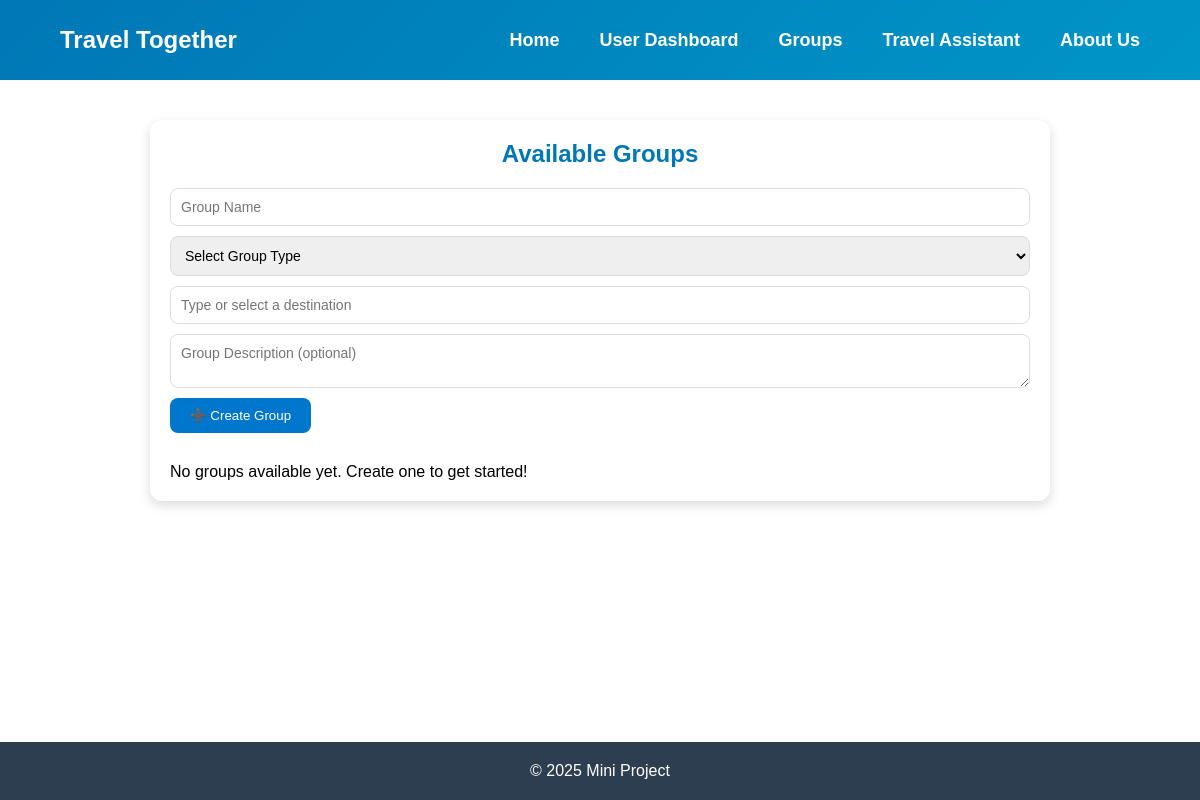
The page /groups (signed in) on the database as committed earlier.
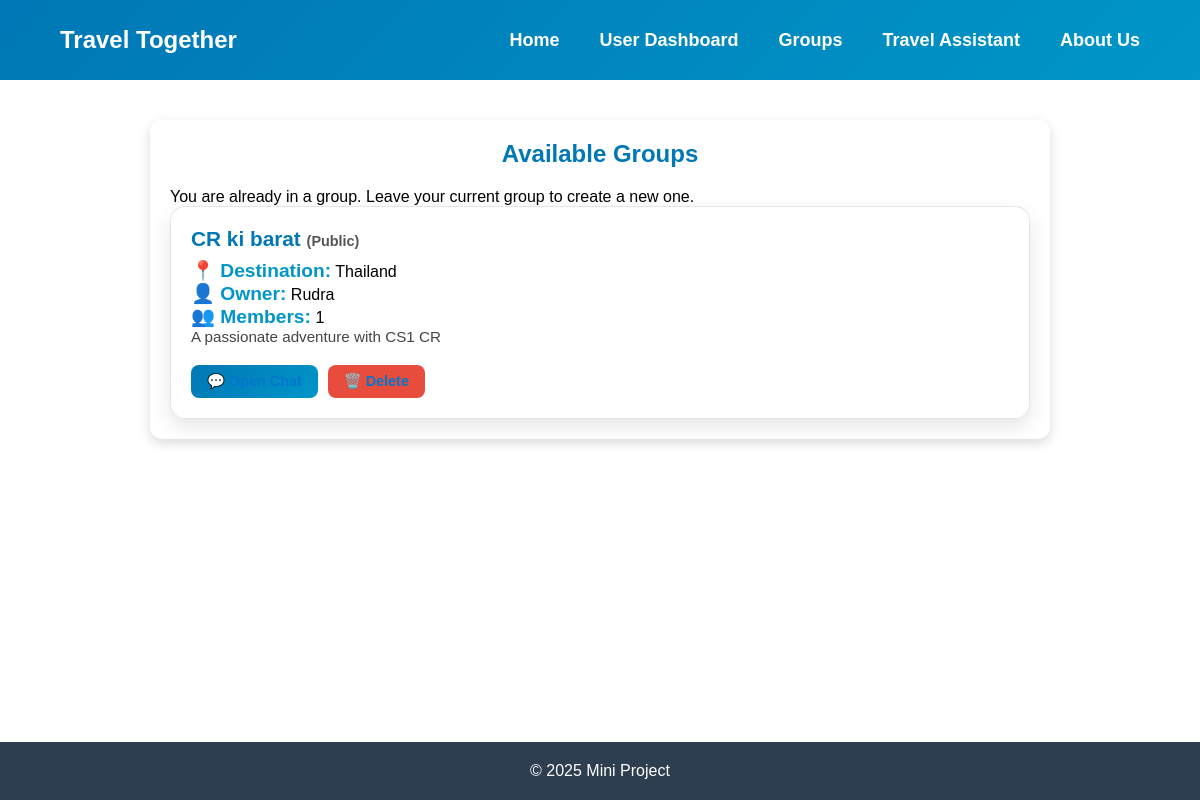
The same page on the database as committed later.
### tables this page shows
CREATE TABLE Groups (
        group_id TEXT PRIMARY KEY,
        group_name TEXT NOT NULL,
        group_description TEXT,
        group_type TEXT NOT NULL CHECK(group_type IN ('Public', 'Private')),
        owner_id TEXT NOT NULL,
        destination_id TEXT,
        member_count INTEGER DEFAULT 1,
        max_members INTEGER DEFAULT 50,
        created_at TEXT DEFAULT CURRENT_TIMESTAMP,
        FOREIGN KEY (owner_id) REFERENCES Users (userid) ON DELETE CASCADE,
        FOREIGN KEY (destination_id) REFERENCES Destinations (destination_id) ON DELETE SET NULL
    );

CREATE TABLE Destinations (
        destination_id TEXT PRIMARY KEY,
        destination_name TEXT UNIQUE NOT NULL,
        country TEXT NOT NULL
    );

CREATE TABLE Users (
        userid TEXT PRIMARY KEY,
        username TEXT UNIQUE NOT NULL,
        password TEXT NOT NULL,
        email TEXT UNIQUE NOT NULL,
        phone_no TEXT UNIQUE,
        gender TEXT CHECK(gender IN ('Male', 'Female', 'Other')),
        marital_status TEXT CHECK(marital_status IN ('Single', 'Married', 'Divorced', 'Widowed')),
        bio TEXT,
        current_group_id TEXT,
        is_group_owner BOOLEAN DEFAULT FALSE,
        created_at TEXT DEFAULT CURRENT_TIMESTAMP,
        FOREIGN KEY (current_group_id) REFERENCES Groups (group_id) ON DELETE SET NULL
    );

### app.py (the view, shortened to what this page needs)
@app.route('/groups', methods=["GET", "POST"])
def groups():
    conn, user = validate_user_session()
    if not user:
        return redirect("/auth")
    destinations = database.get_all_destinations()
    groups_list = conn.execute("""
        SELECT g.*, u.username as owner_name, d.destination_name,
               CASE WHEN gm.user_id IS NOT NULL THEN 1 ELSE 0 END as is_member
        FROM Groups g
        JOIN Users u ON g.owner_id = u.userid
        LEFT JOIN Destinations d ON g.destination_id = d.destination_id
        LEFT JOIN GroupMembers gm ON g.group_id = gm.group_id AND gm.user_id = ?
    """, (user['userid'],)).fetchall()
    conn.close()
    return render_template('groups.html', groups=groups_list, user=user, destinations=destinations)

### app.py (called while the page is built)
def validate_user_session():
    username = session.get("username")
    if not username:
        return None, None # No user in session
    conn = database.get_db_connection()
    user = conn.execute("SELECT * FROM Users WHERE username=?", (username,)).fetchone()
    if not user:
        session.pop("username", None)
        flash("Your session was invalid. Please log in again.", "warning")
        conn.close()
        return None, None
    return conn, user

### database.py (called while the page is built)
def get_db_connection():
    conn = sqlite3.connect('travel_together.db')
    conn.row_factory = sqlite3.Row
    conn.execute("PRAGMA foreign_keys = ON;")
    return conn

def get_all_destinations():
    conn = get_db_connection()
    destinations = conn.execute("SELECT * FROM Destinations ORDER BY destination_name ASC").fetchall()
    conn.close()
    return destinations

### templates/groups.html (shortened to what this page needs)
<!DOCTYPE html>
<html lang="en">
<head>
    <link rel="stylesheet" href="/static/style.css">
</head>
<body>
    <header class="navbar">
        <div class="logo">Travel Together</div>
        <nav class="nav-links" id="nav-links">
            <a href="/home">Home</a>
            <a href="/user">User Dashboard</a>
            <a href="/groups">Groups</a>
            <a href="/travel">Travel Assistant</a>
            <a href="/about">About Us</a>
        </nav>
    </header>
    <main>
        <div class="groups-container">
            <h2>Available Groups</h2>
            {% if not user.current_group_id %}
            <form method="POST" action="/groups" class="group-form">
                <input type="text" name="group_name" placeholder="Group Name" required>
                <select name="group_type" required>
                    <option value="" disabled selected>Select Group Type</option>
                </select>
                <input list="destinations-list" name="destination_name" placeholder="Type or select a destination" required autocomplete="off">
                <textarea name="group_description" placeholder="Group Description (optional)"></textarea>
                <button type="submit">➕ Create Group</button>
            </form>
            {% else %}
            <p class="info-box">You are already in a group. Leave your current group to create a new one.</p>
            {% endif %}
            {% if groups %}
                <ul class="group-list">
                    {% for group in groups %}
                        <li class="group-item">
                            <h3>{{ group['group_name'] }} <span class="type">({{ group['group_type'] }})</span></h3>
                            <p><strong>📍 Destination:</strong> {{ group['destination_name'] or 'Not specified' }}</p>
                            <p><strong>👤 Owner:</strong> {{ group['owner_name'] }}</p>
                            <p><strong>👥 Members:</strong> {{ group['member_count'] }}</p>
                            <p class="desc">{{ group['group_description'] or "No description" }}</p>
                            <div class="group-actions">
                                <a href="/groups/chat/{{ group['group_id'] }}" class="btn chat-btn">💬 Open Chat</a>
                                {% if user['username'] == group['owner_name'] %}
                                    <a href="/groups/delete/{{ group['group_id'] }}"
                                       class="btn delete-btn"
                                       onclick="return confirm('Are you sure you want to delete this group?');">
                                       🗑️ Delete
                                    </a>
                                {% endif %}
                            </div>
                        </li>
                    {% endfor %}
                </ul>
            {% else %}
                <p>No groups available yet. Create one to get started!</p>
            {% endif %}
        </div>
    </main>
    <footer>
        <p>© 2025 Mini Project</p>
    </footer>
</body>
</html>

Rows that differ between the two databases and show on the page:
added Groups: group_name "CR ki barat", group_type "Public", destination_name "Thailand", owner_name "Rudra", member_count "1", group_description "A passionate adventure with CS1 CR"
Other text that changed with them:
form field group_type: "Select Group Type" → (not shown)
text no longer shown: "➕ Create Group No groups available yet. Create one to get started!"
text now shown: "You are already in a group. Leave your current group to create a new one."
